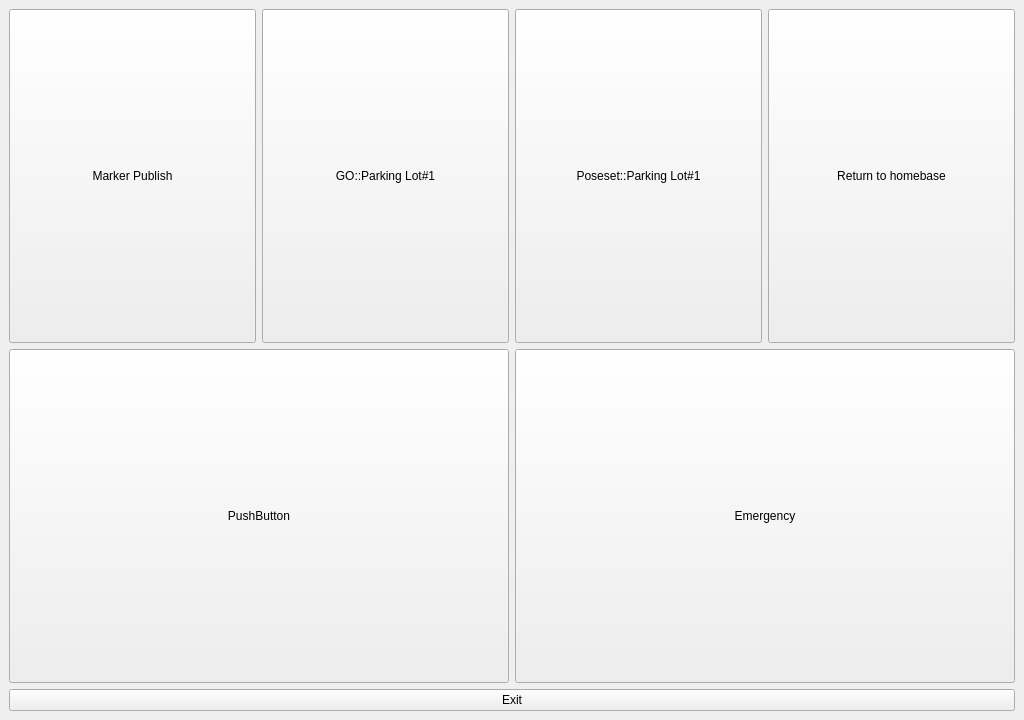
<?xml version="1.0" encoding="UTF-8"?>
<ui version="4.0">
 <class>MainWindowDesign</class>
 <widget class="QMainWindow" name="MainWindowDesign">
  <property name="enabled">
   <bool>true</bool>
  </property>
  <property name="geometry">
   <rect>
    <x>0</x>
    <y>0</y>
    <width>1024</width>
    <height>720</height>
   </rect>
  </property>
  <property name="sizePolicy">
   <sizepolicy hsizetype="Preferred" vsizetype="Ignored">
    <horstretch>0</horstretch>
    <verstretch>0</verstretch>
   </sizepolicy>
  </property>
  <property name="windowTitle">
   <string>Main System</string>
  </property>
  <property name="windowIcon">
   <iconset>
    <normaloff>:/images/icon.png</normaloff>:/images/icon.png</iconset>
  </property>
  <property name="locale">
   <locale language="English" country="Australia"/>
  </property>
  <widget class="QWidget" name="centralwidget">
   <layout class="QVBoxLayout" name="verticalLayout_5">
    <item>
     <layout class="QHBoxLayout" name="horizontalLayout">
      <item>
       <widget class="QPushButton" name="btntaskmark">
        <property name="sizePolicy">
         <sizepolicy hsizetype="Preferred" vsizetype="Expanding">
          <horstretch>0</horstretch>
          <verstretch>0</verstretch>
         </sizepolicy>
        </property>
        <property name="text">
         <string>Marker Publish</string>
        </property>
       </widget>
      </item>
      <item>
       <widget class="QPushButton" name="btngo">
        <property name="sizePolicy">
         <sizepolicy hsizetype="Minimum" vsizetype="Expanding">
          <horstretch>0</horstretch>
          <verstretch>0</verstretch>
         </sizepolicy>
        </property>
        <property name="text">
         <string>GO::Parking Lot#1</string>
        </property>
       </widget>
      </item>
      <item>
       <widget class="QPushButton" name="btnposeset">
        <property name="sizePolicy">
         <sizepolicy hsizetype="Minimum" vsizetype="Expanding">
          <horstretch>0</horstretch>
          <verstretch>0</verstretch>
         </sizepolicy>
        </property>
        <property name="text">
         <string>Poseset::Parking Lot#1</string>
        </property>
       </widget>
      </item>
      <item>
       <widget class="QPushButton" name="btnreturn">
        <property name="sizePolicy">
         <sizepolicy hsizetype="Preferred" vsizetype="Expanding">
          <horstretch>0</horstretch>
          <verstretch>0</verstretch>
         </sizepolicy>
        </property>
        <property name="text">
         <string>Return to homebase</string>
        </property>
       </widget>
      </item>
     </layout>
    </item>
    <item>
     <layout class="QHBoxLayout" name="horizontalLayout_2">
      <item>
       <widget class="QPushButton" name="pushButton_2">
        <property name="sizePolicy">
         <sizepolicy hsizetype="Minimum" vsizetype="Expanding">
          <horstretch>0</horstretch>
          <verstretch>0</verstretch>
         </sizepolicy>
        </property>
        <property name="text">
         <string>PushButton</string>
        </property>
       </widget>
      </item>
      <item>
       <widget class="QPushButton" name="btnemer">
        <property name="sizePolicy">
         <sizepolicy hsizetype="Preferred" vsizetype="Expanding">
          <horstretch>0</horstretch>
          <verstretch>0</verstretch>
         </sizepolicy>
        </property>
        <property name="text">
         <string>Emergency</string>
        </property>
       </widget>
      </item>
     </layout>
    </item>
    <item>
     <widget class="QPushButton" name="btnexit">
      <property name="text">
       <string>Exit</string>
      </property>
     </widget>
    </item>
   </layout>
  </widget>
  <action name="action_Quit">
   <property name="text">
    <string>&amp;Quit</string>
   </property>
   <property name="shortcut">
    <string>Ctrl+Q</string>
   </property>
   <property name="shortcutContext">
    <enum>Qt::ApplicationShortcut</enum>
   </property>
  </action>
  <action name="action_Preferences">
   <property name="text">
    <string>&amp;Preferences</string>
   </property>
  </action>
  <action name="actionAbout">
   <property name="text">
    <string>&amp;About</string>
   </property>
  </action>
  <action name="actionAbout_Qt">
   <property name="text">
    <string>About &amp;Qt</string>
   </property>
  </action>
 </widget>
 <resources/>
 <connections>
  <connection>
   <sender>action_Quit</sender>
   <signal>triggered()</signal>
   <receiver>MainWindowDesign</receiver>
   <slot>close()</slot>
   <hints>
    <hint type="sourcelabel">
     <x>-1</x>
     <y>-1</y>
    </hint>
    <hint type="destinationlabel">
     <x>399</x>
     <y>299</y>
    </hint>
   </hints>
  </connection>
 </connections>
</ui>
